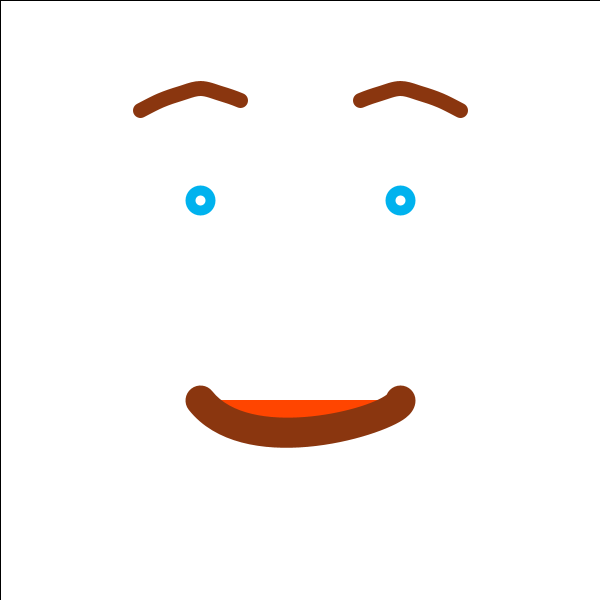
Frame 1 (no input)
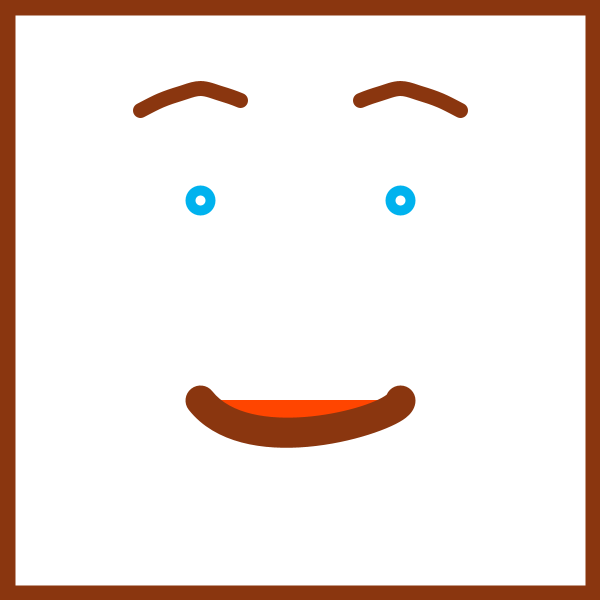
Frame 60 (the mouse pressed at the canvas centre just before this capture)
Frame 120 (the mouse held since frame 60 and released just before this capture): identical to frame 60, image omitted

The Processing sketch that drew these frames (run headless with seeded random() and noise(); from frame 60 on, the mouse is pressed at the canvas centre):

// Processing sketch: processing_129291
// ── processing_129291.pde

 
 //James Robe, NMD 295 Jan 20th,  2014
 //ok,  so here we have tons and tons of variables,  basically we
 //set up everything
 float y = height/2;
 float x = width/2;
 float ypos = 0; 
 float xpos;
 float d1;
 float d2;
 float a;
 float b;
 float diameter = height - 100; 
 float angle = 0; 
 boolean sad = false;
 boolean happy = true;
 boolean move = false;
// All of these variables are what set up the drawing to be 
// movable,  they are the basic points for the eyebrows,  most else
// is static

int[] bh = {110, 100, 93, 88, 93, 100, 110, 110, 100, 20};
int[] bs = {110, 100, 93, 85, 80, 77, 75, 74, 100, 500};

 float y1;
 float y2; 
 float y3;
 float y4; 
 float y5; 
 float y6;
 float y7; 
 float y8; 
 float x1; 
 float x2; 
 int eye1 = 400;
 int eye2 = 200;
// int eye1m;
// int eye2m;


void setup(){
size(600,600);
smooth();
}

void draw(){
fill(255);  
rect(0, 0, width, height);
if (move == true)
{
  ypos = ypos + (mouseY - pmouseY);
  xpos = xpos + (mouseX - pmouseX);
}

//if (move == false);
//{
//eye1m = mouseY/200;
//eye2m =  mouseY/200;
//eye1 = eye1m + eye1;
//eye2 = eye2m + eye2;
//}
//pulsating eye function
float d1 =  ((sin(angle)/5) * diameter) + diameter;
float d2 =  ((cos(angle)/5) * diameter) + diameter;
float a = (sin(angle));
float b = (sin(angle));
stroke(#FF4500);
fill(#FF4500);
//pulsating eyes,  size is dicated by sine function
ellipse(eye1 + xpos, 200 + ypos, d1, d1);
ellipse(eye2 + xpos, 200 + ypos, d2, d2);

if (sad == true)
{
 y1 = bs[0] + ypos;
 y2 = bs[1] + ypos;
 y3 = bs[2] + ypos;
 y4 = bs[3] + ypos;
 y5 = bs[4] + ypos;
 y6 = bs[5] + ypos;
 y7 = bs[6] + ypos;
 y8 = bs[7] + ypos;
 x1 =  bs[8] + ypos;
 x2 =  bs[9] + ypos;
}

fill(255);
strokeWeight(10);
stroke(#00B2EE);
ellipse(400 + xpos, 200 + ypos, 20, 20);
ellipse(200 + xpos, 200 + ypos, 20, 20);
angle += .03;
//black curve

if (happy == true)
{
 y1 = bh[0] + ypos;
 y2 = bh[1] + ypos;
 y3 = bh[2] + ypos;
 y4 = bh[3] + ypos;
 y5 = bh[4] + ypos;
 y6 = bh[5] + ypos;
 y7 = bh[6] + ypos;
 y8 = bh[7] + ypos;
 x1 =  bh[8] + ypos;
 x2 =  bh[9] + ypos;
}

stroke(#8A360F);
strokeWeight(15);
beginShape();
curveVertex(340 + xpos ,y1);
curveVertex(360 + xpos,y2);
curveVertex(380 + xpos,y3);
curveVertex(400 + xpos,y4);
curveVertex(420 + xpos,y5);
curveVertex(440 + xpos,y6);
curveVertex(460 + xpos,y7);
curveVertex(460 + xpos, y8);
endShape();

beginShape();
curveVertex(260 + xpos,y1);
curveVertex(240 + xpos,y2);
curveVertex(220 + xpos,y3);
curveVertex(200 + xpos,y4);
curveVertex(180 + xpos,y5);
curveVertex(160 + xpos,y6);
curveVertex(140 + xpos,y7);
curveVertex(140 + xpos,y8);
endShape();

fill(#FF4500);
strokeWeight(30);
curve(x1, x2, 200 + xpos, 400 + ypos, 400 + xpos, 400 + ypos, 200 + xpos, 300 + ypos);
}


void keyPressed() { 
    if (key == 'm') {
   println("yay");
   move = true;
  } 
  
  if (key == CODED) {
    if (keyCode == UP) {
      happy = true;
      sad = false;
      println("happy");
      
    } if (keyCode == DOWN) {
      sad = true;
      happy = false;
      println("sad");
    }
  } 
}

void keyReleased() {
  if (key == 'm') {
   move = false; 
  }
}
